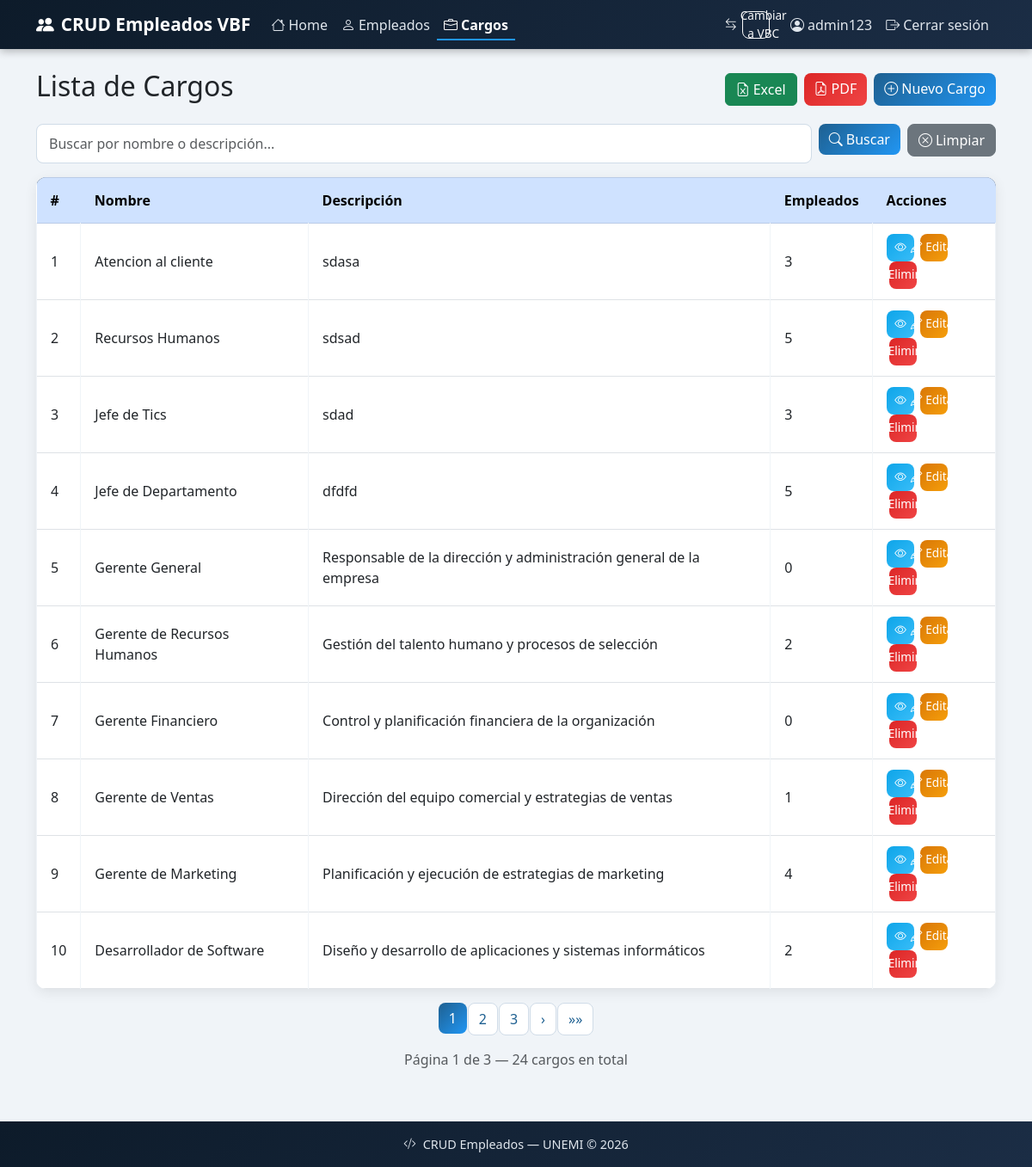
The app's page /cargos/ (signed in) with its own data.
### empleados/models.py (models this page shows, shortened)
class Cargo(models.Model):
    nombre = models.CharField(max_length=100)
    descripcion = models.CharField(max_length=200, blank=True, null=True)

### empleados/views.py (the view)
# urls.py: path('cargos/', views.cargo_lista, name='cargo_lista'),
@login_required
def cargo_lista(request):
    cargos = Cargo.objects.all()
    query = request.GET.get('q', '')
    if query:
        cargos = cargos.filter(
            models.Q(nombre__icontains=query) |
            models.Q(descripcion__icontains=query)
        )
    paginator = Paginator(cargos, 10)  # 10 cargos por página
    page_number = request.GET.get('page')
    page_obj = paginator.get_page(page_number)
    return render(request, 'empleados/cargo_lista.html', {
        'cargos': page_obj,
        'page_obj': page_obj,
        'query': query,
    })

### empleados/templates/empleados/cargo_lista.html (shortened to what this page needs)
{% extends 'empleados/base.html' %}
{% block content %}
<div class="d-flex justify-content-between align-items-center mb-3">
    <h2>Lista de Cargos</h2>
    <div class="d-flex gap-2">
        <a href="{% url 'exportar_cargos_excel' %}" class="btn btn-success">
            <i class="bi bi-file-earmark-excel me-1"></i>Excel
        </a>
        <a href="{% url 'exportar_cargos_pdf' %}" class="btn btn-danger">
            <i class="bi bi-file-earmark-pdf me-1"></i>PDF
        </a>
        <a href="{% url 'cargo_crear' %}" class="btn btn-primary">
            <i class="bi bi-plus-circle me-1"></i>Nuevo Cargo
        </a>
    </div>
</div>
<form method="GET" class="mb-3">
    <div class="row g-2">
        <div class="col">
            <input type="text" name="q" class="form-control" placeholder="Buscar por nombre o descripción..." value="{{ query }}">
        </div>
        <div class="col-auto">
            <button type="submit" class="btn btn-primary">
                <i class="bi bi-search me-1"></i>Buscar
            </button>
        </div>
        <div class="col-auto">
            <a href="{% url 'cargo_lista' %}" class="btn btn-secondary">
                <i class="bi bi-x-circle me-1"></i>Limpiar
            </a>
        </div>
    </div>
</form>
<table class="table table-bordered table-hover">
    <thead class="table-primary">
        <tr>
            <th>#</th>
            <th>Nombre</th>
            <th>Descripción</th>
            <th>Empleados</th>
            <th>Acciones</th>
        </tr>
    </thead>
    <tbody>
        {% for cargo in cargos %}
        <tr>
            <td>{{ cargo.id }}</td>
            <td>{{ cargo.nombre }}</td>
            <td>{{ cargo.descripcion }}</td>
            <td>{{ cargo.empleado_set.count }}</td>
            <td>
                <a href="{% url 'cargo_detalle' cargo.pk %}" class="btn btn-info btn-sm">
                    <i class="bi bi-eye"></i>
                </a>
                <a href="{% url 'cargo_editar' cargo.pk %}" class="btn btn-warning btn-sm">
                    <i class="bi bi-pencil me-1"></i>Editar
                </a>
                <button class="btn btn-danger btn-sm btn-eliminar"
                    data-pk="{{ cargo.pk }}"
                    data-nombre="{{ cargo.nombre }}">
                    <i class="bi bi-trash me-1"></i>Eliminar
                </button>
            </td>
        </tr>
        {% empty %}
        <tr>
            <td colspan="5" class="text-center">No se encontraron cargos.</td>
        </tr>
        {% endfor %}
    </tbody>
</table>
<nav class="mt-3">
    <ul class="pagination justify-content-center">
        {% for num in page_obj.paginator.page_range %}
        {% if page_obj.number == num %}
        <li class="page-item active">
            <span class="page-link">{{ num }}</span>
        </li>
        {% elif num > page_obj.number|add:'-3' and num < page_obj.number|add:'3' %}
        <li class="page-item">
            <a class="page-link" href="?page={{ num }}&q={{ query }}">{{ num }}</a>
        </li>
        {% endif %}
        {% endfor %}
        {% if page_obj.has_next %}
        <li class="page-item">
            <a class="page-link" href="?page={{ page_obj.next_page_number }}&q={{ query }}">›</a>
        </li>
        <li class="page-item">
            <a class="page-link" href="?page={{ page_obj.paginator.num_pages }}&q={{ query }}">»»</a>
        </li>
        {% endif %}
    </ul>
    <p class="text-center text-muted">Página {{ page_obj.number }} de {{ page_obj.paginator.num_pages }} — {{ page_obj.paginator.count }} cargos en total</p>
</nav>
{% endblock %}

### empleados/templates/empleados/base.html (shortened to what this page needs)
{% load static %}
<!DOCTYPE html>
<html lang="es">
<head>
    <link href="https://cdn.jsdelivr.net/npm/bootstrap@5.3.0/dist/css/bootstrap.min.css" rel="stylesheet">
    <link href="https://cdn.jsdelivr.net/npm/bootstrap-icons@1.11.0/font/bootstrap-icons.css" rel="stylesheet">
    <link rel="stylesheet" href="{% static 'empleados/css/styles.css' %}">
</head>
<body>
    <nav class="navbar navbar-expand-lg navbar-dark">
        <div class="container">
            <a class="navbar-brand" href="{% url 'home' %}">
                <i class="bi bi-people-fill me-2"></i>CRUD Empleados VBF
            </a>
            <div class="collapse navbar-collapse" id="navbarNav">
                <ul class="navbar-nav me-auto">
                    <li class="nav-item">
                        <a class="nav-link {% if request.resolver_match.url_name == 'home' %}active fw-bold{% endif %}" href="{% url 'home' %}">
                            <i class="bi bi-house me-1"></i>Home
                        </a>
                    </li>
                    <li class="nav-item">
                        <a class="nav-link {% if 'empleado' in request.resolver_match.url_name %}active fw-bold{% endif %}" href="{% url 'empleado_lista' %}">
                            <i class="bi bi-person me-1"></i>Empleados
                        </a>
                    </li>
                    <li class="nav-item">
                        <a class="nav-link {% if 'cargo' in request.resolver_match.url_name %}active fw-bold{% endif %}" href="{% url 'cargo_lista' %}">
                            <i class="bi bi-briefcase me-1"></i>Cargos
                        </a>
                    </li>
                </ul>
                <ul class="navbar-nav ms-auto align-items-center">
                    <li class="nav-item">
                        <a class="btn btn-outline-light btn-sm me-3" href="{% url 'vbc_empleado_lista' %}">
                            <i class="bi bi-arrow-left-right me-1"></i>Cambiar a VBC
                        </a>
                    </li>
                    <li class="nav-item">
                        <a class="nav-link" href="{% url 'perfil' %}">
                            <i class="bi bi-person-circle me-1"></i>{{ request.user.username }}
                        </a>
                    </li>
                    <li class="nav-item">
                        <a class="nav-link" href="{% url 'logout' %}">
                            <i class="bi bi-box-arrow-right me-1"></i>Cerrar sesión
                        </a>
                    </li>
                </ul>
            </div>
        </div>
    </nav>
    <div class="container mt-4">
        {% block content %}{% endblock %}
    </div>
    <footer>
        <p class="mb-0"><i class="bi bi-code-slash me-2"></i>CRUD Empleados — UNEMI © 2026</p>
    </footer>
</body>
</html>

### empleados/static/empleados/css/styles.css (style rules this page uses)
:root { --azul-oscuro: #0d1b2a; --azul-medio: #1b2d45; --azul-acento: #1e6091; --azul-claro: #2196f3; --texto-claro: #e0e6ed; }
body { background-color: #f0f4f8; font-family: 'Segoe UI', sans-serif; }
.navbar { background: linear-gradient(135deg, var(--azul-oscuro), var(--azul-medio)) !important; box-shadow: 0 2px 10px rgba(0,0,0,0.3); }
.navbar-brand { font-weight: 700; font-size: 1.3rem; color: white !important; }
.nav-link { color: var(--texto-claro) !important; transition: color 0.2s; }
.table { border-radius: 12px; overflow: hidden; box-shadow: 0 4px 15px rgba(0,0,0,0.08); background: white; }
.table thead { background: linear-gradient(135deg, var(--azul-oscuro), var(--azul-medio)); color: white; }
.table thead th { border: none; font-weight: 600; padding: 14px 16px; }
.table tbody tr { transition: background 0.2s; }
.table tbody td { padding: 12px 16px; vertical-align: middle; border-color: #f0f4f8; }
.btn-primary { background: linear-gradient(135deg, var(--azul-acento), var(--azul-claro)); border: none; border-radius: 8px; font-weight: 500; transition: transform 0.2s, box-shadow 0.2s; }
.btn-warning { border-radius: 8px; font-weight: 500; }
.btn-danger { border-radius: 8px; font-weight: 500; }
.btn-secondary { border-radius: 8px; font-weight: 500; }
.form-control, .form-select { border-radius: 8px; border: 1px solid #d0dce8; padding: 10px 14px; transition: border-color 0.2s, box-shadow 0.2s; }
.page-link { border-radius: 8px !important; margin: 0 2px; color: var(--azul-acento); border: 1px solid #d0dce8; }
.page-item.active .page-link { background: linear-gradient(135deg, var(--azul-acento), var(--azul-claro)); border: none; }
footer { background: linear-gradient(135deg, var(--azul-oscuro), var(--azul-medio)); color: var(--texto-claro); text-align: center; padding: 16px; margin-top: 60px; font-size: 0.9rem; }
.navbar .nav-link.active { color: white !important; border-bottom: 2px solid var(--azul-claro); padding-bottom: 4px; }
.btn-sm { border-radius: 6px; padding: 4px 10px; font-size: 0.8rem; font-weight: 500; }
.btn-info { background: linear-gradient(135deg, #0ea5e9, #38bdf8); border: none; color: white; }
.btn-warning { background: linear-gradient(135deg, #d97706, #f59e0b); border: none; color: white; }
.btn-danger { background: linear-gradient(135deg, #dc2626, #ef4444); border: none; }
td .btn + .btn { margin-left: 3px; }
.btn-sm { width: 32px; height: 32px; padding: 0; display: inline-flex; align-items: center; justify-content: center; border-radius: 8px; font-size: 0.85rem; transition: all 0.2s; }
.btn-danger { background: linear-gradient(135deg, #dc2626, #ef4444); border: none; color: white; }

### records on screen
Cargo: id "1", nombre "Atencion al cliente", descripcion "sdasa", empleado_set.count "3"
Cargo: id "2", nombre "Recursos Humanos", descripcion "sdsad", empleado_set.count "5"
Cargo: id "3", nombre "Jefe de Tics", descripcion "sdad", empleado_set.count "3"
Cargo: id "4", nombre "Jefe de Departamento", descripcion "dfdfd", empleado_set.count "5"
Cargo: id "5", nombre "Gerente General", descripcion "Responsable de la dirección y administración general de la empresa", empleado_set.count "0"
Cargo: id "6", nombre "Gerente de Recursos Humanos", descripcion "Gestión del talento humano y procesos de selección", empleado_set.count "2"
Cargo: id "7", nombre "Gerente Financiero", descripcion "Control y planificación financiera de la organización", empleado_set.count "0"
Cargo: id "8", nombre "Gerente de Ventas", descripcion "Dirección del equipo comercial y estrategias de ventas", empleado_set.count "1"
Cargo: id "9", nombre "Gerente de Marketing", descripcion "Planificación y ejecución de estrategias de marketing", empleado_set.count "4"
Cargo: id "10", nombre "Desarrollador de Software", descripcion "Diseño y desarrollo de aplicaciones y sistemas informáticos", empleado_set.count "2"

### other values on screen
{{ request.user.username }} "admin123"
{{ num }} "1"
{{ num }} "2" "3"
{{ page_obj.number }} "1"
{{ page_obj.paginator.num_pages }} "3"
{{ page_obj.paginator.count }} "24"
